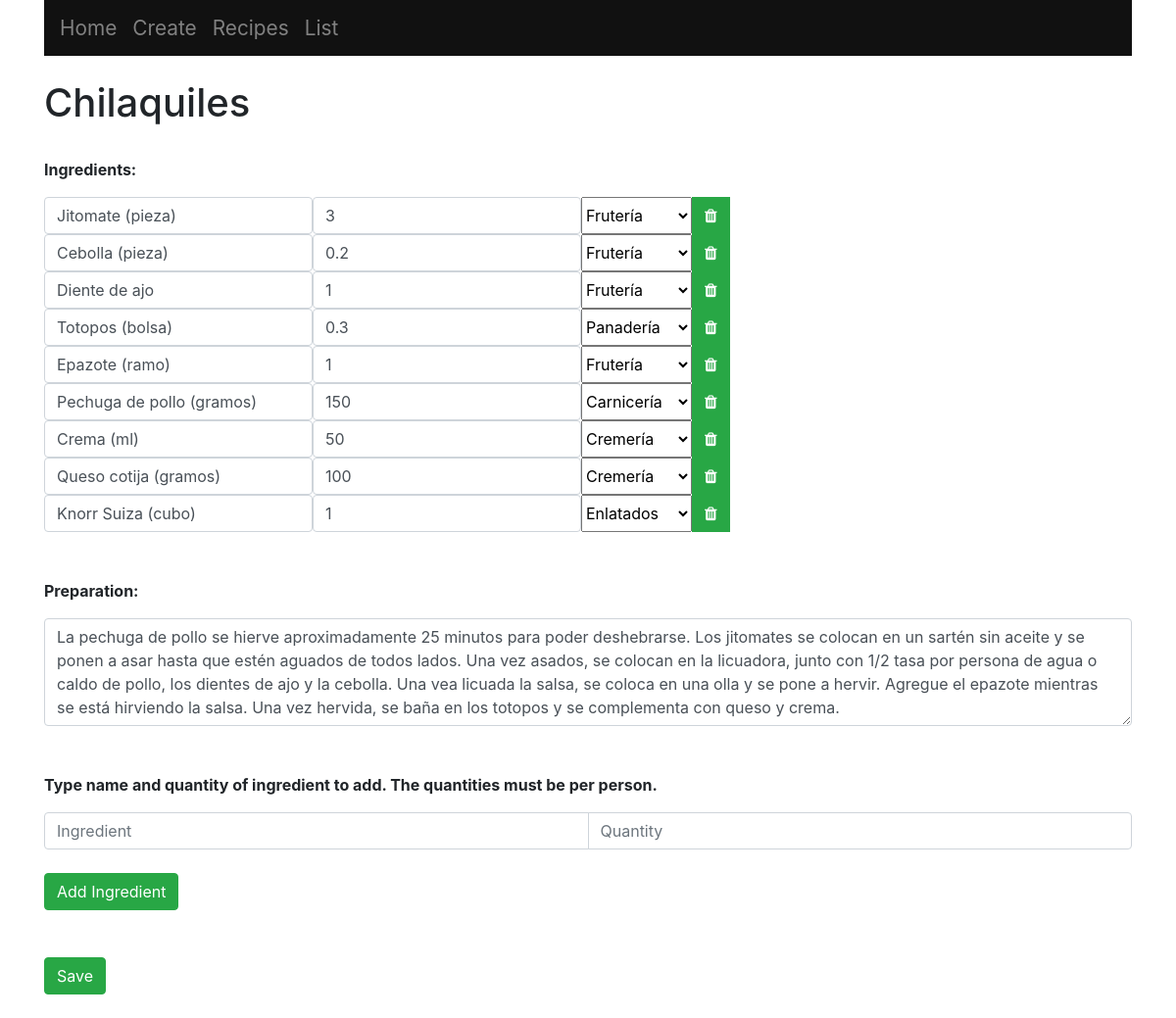
Page /6 on the committed database.
### main/models.py (models this page shows, shortened)
class Recipe(models.Model):
	name = models.CharField(max_length = 200)
	quantity = models.IntegerField()
	meal = models.CharField(max_length = 200)

class Ingredient(models.Model):
	recipe = models.ForeignKey(Recipe, on_delete = models.CASCADE)
	text = models.CharField(max_length = 300)
	quantity = models.FloatField()
	section = models.CharField(max_length = 300)

class Preparation(models.Model):
	recipe = models.ForeignKey(Recipe, on_delete = models.CASCADE)
	preparation = models.CharField(max_length = 1000)

### main/views.py (the view, shortened to what this page needs)
# urls.py: path("<int:id>", views.index, name = "index"),
def index(response, id):
	ls = Recipe.objects.get(id = id)
	return render(response, "main/list.html", {"ls":ls})

### main/templates/main/list.html (shortened to what this page needs)
{% extends "main/base.html" %}
{% block content %}
	<h1>{{ls.name}}</h1>
	<br>
	<p><b>Ingredients:</b></p>
	<form method="post", action="#">
		{% for ingredient in ls.ingredient_set.all %}
		<div class="input-group">
			<div class="input-group-prepend">
				<input type="text", name="t{{ingredient.id}}",  value="{{ingredient.text}}", class="form-control">
				<input type="number" value={{ingredient.quantity|floatformat:"-1"}} name="q{{ingredient.id}}", class="form-control", min="0", step="0.1">
				<select name="s{{ingredient.id}}", value="{{ingredient.section}}">
					<option value="{{ingredient.section}}">{{ingredient.section}}</option>
				</select>
				<button type="submit", name="delete", value="{{ingredient.id}}", class="btn btn-success"><i class="fa fa-trash"></i></button>
			</div>
		</div>
		{% endfor %}
		<br>
		<br>
		<p><b>Preparation:</b></p>
		{% for preparation in ls.preparation_set.all %}
			<textarea rows="4" name="{{preparation.id}}", class="form-control">{{preparation.preparation}}</textarea>
		{% endfor %}
		<br>
		<br>
		<p><b>Type name and quantity of ingredient to add. The quantities must be per person.</b></p>
		<div class="input-group">
			<input type="text" name="new_ingredient", placeholder="Ingredient", class="form-control">
			<input type="number" name="new_quantity", placeholder="Quantity", class="form-control", min="0", step="0.1">
		</div>
		<br>
		<button type="submit", name="newIngredient", value="newIngredient", class="btn btn-success">Add Ingredient</button>
		<br>
		<br>
		<br>
		<button type="submit", name="save_ingredients", value="save_ingredients", class="btn btn-success">Save</button>
	</form>
{% endblock %}

### rows in the picture
Recipe: name "Chilaquiles"
Ingredient: text "Jitomate (pieza)", quantity "3", section+id "Frutería"
Ingredient: text "Cebolla (pieza)", quantity "0.2", section+id "Frutería"
Ingredient: text "Diente de ajo", quantity "1", section+id "Frutería"
Ingredient: text "Totopos (bolsa)", quantity "0.3", section+id "Panadería"
Ingredient: text "Epazote (ramo)", quantity "1", section+id "Frutería"
Ingredient: text "Pechuga de pollo (gramos)", quantity "150", section+id "Carnicería"
Ingredient: text "Crema (ml)", quantity "50", section+id "Cremería"
Ingredient: text "Queso cotija (gramos)", quantity "100", section+id "Cremería"
Ingredient: text "Knorr Suiza (cubo)", quantity "1", section+id "Enlatados"
Preparation: id "La pechuga de pollo se hierve aproximadamente 25 minutos para poder deshebrarse. Los jitomates se colocan en un sartén sin aceite y se ponen a asar hasta que estén aguados de todos lados. Una vez asados, se colocan en la licuadora, junto con 1/2 tasa por persona de agua o caldo de pollo, los dientes de ajo y la cebolla. Una vea licuada la salsa, se coloca en una olla y se pone a hervir. Agregue el epazote mientras se está hirviendo la salsa. Una vez hervida, se baña en los totopos y se complementa con queso y crema."
